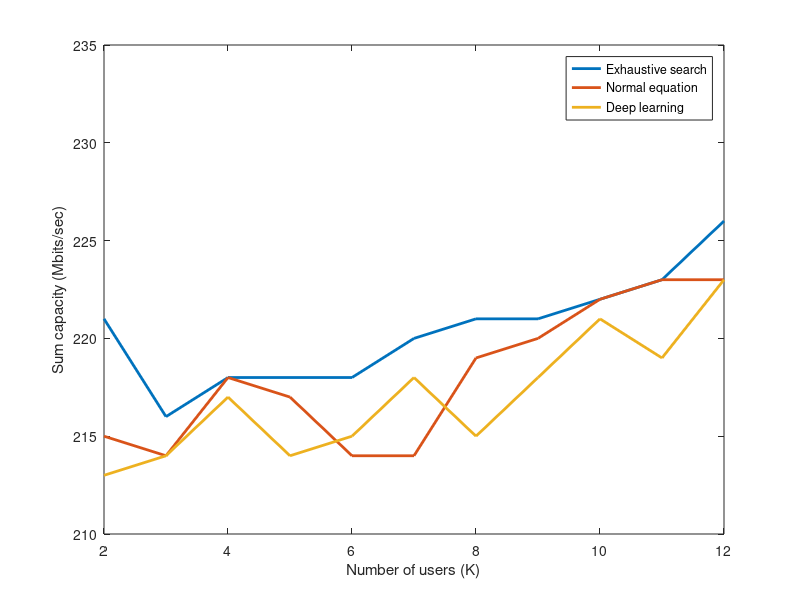

Here is the MATLAB script that generated this plot:
clc;

UEs = [2 3 4 5 6 7 8 9 10 11 12];

Normal = dlmread('capacity_normal.txt',' ');
ES = dlmread('capacity_ES.txt',' ');
DL = dlmread('capacity_dl.txt',' ');

sum_capacity = zeros(3, length(UEs));

for a = 1:1:length(UEs)    
    sum_capacity(1, a) = ES(a);
    sum_capacity(2, a) = Normal(a);
    sum_capacity(3, a) = DL(a);
end

a = plot(UEs, sum_capacity, 'LineWidth', 2 );
set(gca,'Ylim',[210 235])

%a(1).Marker = 'o';
%a(2).Marker = '+';
%a(3).Marker = '*';

legend('Exhaustive search', 'Normal equation', 'Deep learning')

xlabel('Number of users (K)'), ylabel('Sum capacity (Mbits/sec)')